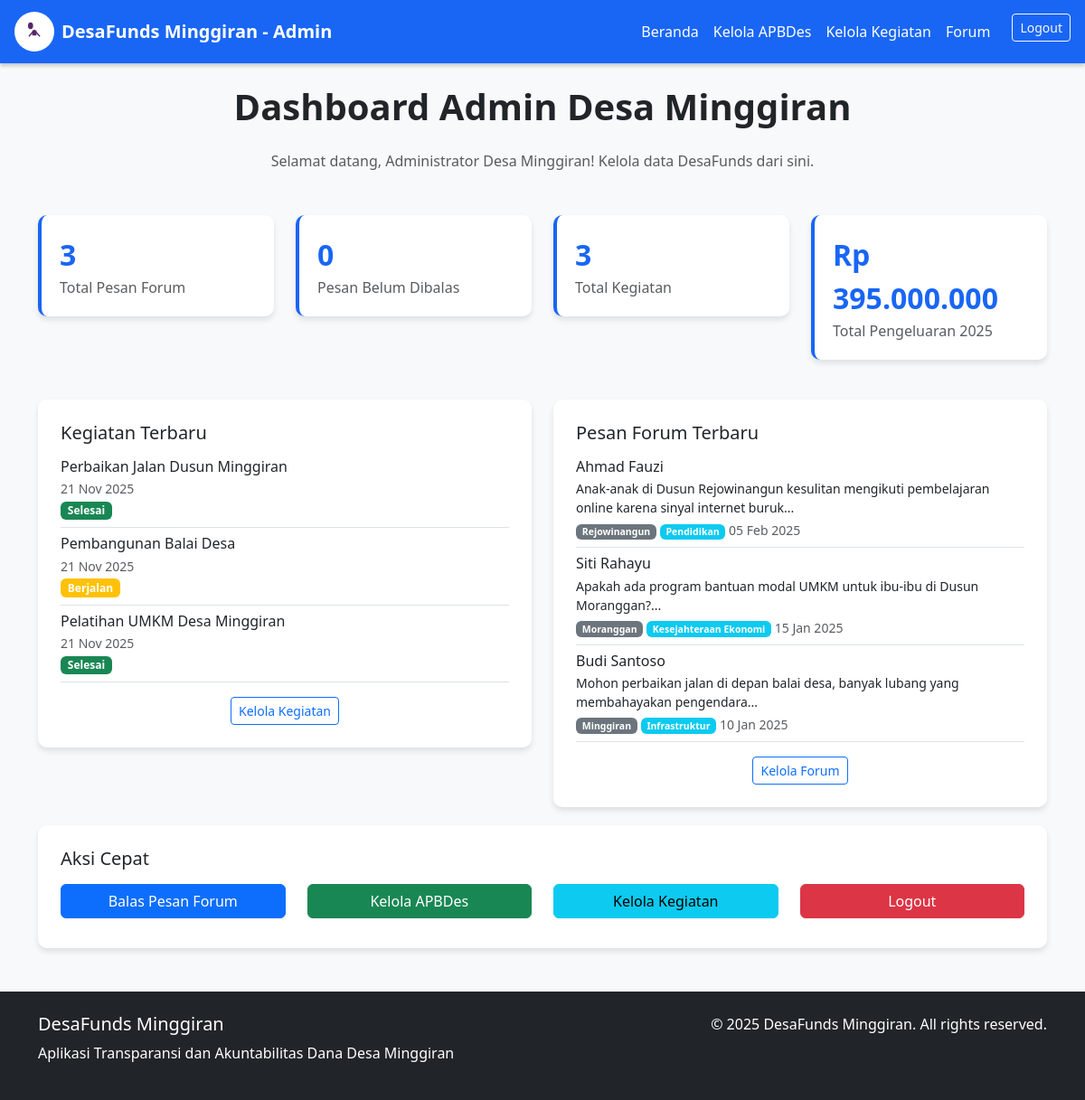
Screenshot of /dashboard.php?login_success=1 (signed in) with the database file from the repository.
### tables this page shows
CREATE TABLE IF NOT EXISTS kegiatan (
    id INT AUTO_INCREMENT PRIMARY KEY,
    pengeluaran_id INT NOT NULL,
    nama_kegiatan VARCHAR(255) NOT NULL,
    deskripsi TEXT NOT NULL,
    lokasi VARCHAR(255) NOT NULL,
    tanggal_mulai DATE NOT NULL,
    tanggal_selesai DATE NULL,
    anggaran DECIMAL(15,2) NOT NULL,
    realisasi DECIMAL(15,2) NOT NULL DEFAULT 0,
    sisa_anggaran DECIMAL(15,2) NOT NULL,
    status ENUM('rencana', 'berjalan', 'selesai') DEFAULT 'rencana',
    dokumentasi TEXT,
    created_at TIMESTAMP DEFAULT CURRENT_TIMESTAMP,
    FOREIGN KEY (pengeluaran_id) REFERENCES pengeluaran(id) ON DELETE CASCADE
);

CREATE TABLE IF NOT EXISTS forum_posts (
    id INT AUTO_INCREMENT PRIMARY KEY,
    dusun_id INT NOT NULL,
    kategori_id INT NOT NULL,
    nama VARCHAR(100) NOT NULL,
    pesan TEXT NOT NULL,
    admin_reply TEXT NULL,
    created_at TIMESTAMP DEFAULT CURRENT_TIMESTAMP,
    is_admin_post BOOLEAN DEFAULT FALSE,
    FOREIGN KEY (dusun_id) REFERENCES dusun(id),
    FOREIGN KEY (kategori_id) REFERENCES kategori_forum(id)
);

CREATE TABLE IF NOT EXISTS dusun (
    id INT AUTO_INCREMENT PRIMARY KEY,
    nama_dusun VARCHAR(100) NOT NULL UNIQUE
);

CREATE TABLE IF NOT EXISTS kategori_forum (
    id INT AUTO_INCREMENT PRIMARY KEY,
    nama_kategori VARCHAR(100) NOT NULL UNIQUE
);

### dashboard.php (the view, shortened to what this page needs)
<?php
require_once 'config.php';
try {
    $stmt = $pdo->prepare("SELECT COUNT(*) as total FROM forum_posts");
    $stmt->execute();
    $total_posts = $stmt->fetch()['total'];
    $stmt = $pdo->prepare("SELECT COUNT(*) as total FROM forum_posts WHERE admin_reply IS NULL OR admin_reply = ''");
    $stmt->execute();
    $unreplied_posts = $stmt->fetch()['total'];
    $stmt = $pdo->prepare("SELECT COUNT(*) as total FROM kegiatan");
    $stmt->execute();
    $total_kegiatan = $stmt->fetch()['total'];
    $stmt = $pdo->prepare("SELECT SUM(realisasi) as total FROM pengeluaran WHERE YEAR(tanggal) = 2025");
    $stmt->execute();
    $total_pengeluaran = $stmt->fetch()['total'];
    $stmt = $pdo->prepare("SELECT k.*, p.nama_kegiatan as nama_pengeluaran FROM kegiatan k JOIN pengeluaran p ON k.pengeluaran_id = p.id ORDER BY k.created_at DESC LIMIT 5");
    $stmt->execute();
    $kegiatan_terbaru = $stmt->fetchAll();
    $stmt = $pdo->prepare("SELECT fp.*, d.nama_dusun, kf.nama_kategori FROM forum_posts fp JOIN dusun d ON fp.dusun_id = d.id JOIN kategori_forum kf ON fp.kategori_id = kf.id ORDER BY fp.created_at DESC LIMIT 5");
    $stmt->execute();
    $posts_terbaru = $stmt->fetchAll();
} catch(PDOException $e) {
    $error = "Gagal memuat data dashboard: " . $e->getMessage();
}
?>
<!DOCTYPE html>
<html lang="id">
<head>
    <link href="https://cdn.jsdelivr.net/npm/bootstrap@5.3.0/dist/css/bootstrap.min.css" rel="stylesheet" />
</head>
<body class="bg-light">
    <nav class="navbar navbar-expand-md navbar-custom px-3">
        <a class="navbar-brand d-flex align-items-center fw-bold" href="index.php">
            <div style="width:44px;height:44px;background:#fff;border-radius:50%;display:flex;align-items:center;justify-content:center;margin-right:8px;">
            </div>
            DesaFunds Minggiran - Admin
        </a>
        <div class="collapse navbar-collapse" id="navMenu">
            <ul class="navbar-nav ms-auto mb-2 mb-md-0">
                <li class="nav-item"><a class="nav-link" href="index.php">Beranda</a></li>
                <li class="nav-item"><a class="nav-link" href="admin_apbdes.php">Kelola APBDes</a></li>
                <li class="nav-item"><a class="nav-link" href="admin_kegiatan.php">Kelola Kegiatan</a></li>
                <li class="nav-item"><a class="nav-link" href="forum.php">Forum</a></li>
                <li class="nav-item">
                    <a href="admin_logout.php" class="btn btn-outline-light btn-sm ms-3">Logout</a>
                </li>
            </ul>
        </div>
    </nav>
    <main class="container my-4">
        <h1 class="text-center mb-4 fw-bold">Dashboard Admin Desa Minggiran</h1>
        <p class="text-center text-muted mb-5">Selamat datang, <?php echo $_SESSION['admin_nama'] ?? 'Admin'; ?>! Kelola data DesaFunds dari sini.</p>
        <div class="row mb-4">
            <div class="col-md-3">
                <div class="stat-card">
                    <div class="stat-number"><?php echo $total_posts; ?></div>
                    <div class="text-muted">Total Pesan Forum</div>
                </div>
            </div>
            <div class="col-md-3">
                <div class="stat-card">
                    <div class="stat-number"><?php echo $unreplied_posts; ?></div>
                    <div class="text-muted">Pesan Belum Dibalas</div>
                </div>
            </div>
            <div class="col-md-3">
                <div class="stat-card">
                    <div class="stat-number"><?php echo $total_kegiatan; ?></div>
                    <div class="text-muted">Total Kegiatan</div>
                </div>
            </div>
            <div class="col-md-3">
                <div class="stat-card">
                    <div class="stat-number">Rp <?php echo number_format($total_pengeluaran ?? 0, 0, ',', '.'); ?></div>
                    <div class="text-muted">Total Pengeluaran 2025</div>
                </div>
            </div>
        </div>
        <div class="row">
            <div class="col-md-6">
                <div class="dashboard-section">
                    <h5 class="mb-3">Kegiatan Terbaru</h5>
                    <?php if (!empty($kegiatan_terbaru)): ?>
                        <?php foreach($kegiatan_terbaru as $kegiatan): ?>
                        <div class="border-bottom pb-2 mb-2">
                            <h6 class="mb-1"><?php echo htmlspecialchars($kegiatan['nama_kegiatan']); ?></h6>
                            <small class="text-muted d-block"><?php echo date('d M Y', strtotime($kegiatan['created_at'])); ?></small>
                            <span class="badge
                                <?php echo $kegiatan['status'] == 'selesai' ? 'bg-success' :
                                       ($kegiatan['status'] == 'berjalan' ? 'bg-warning' : 'bg-secondary'); ?>">
                                <?php echo ucfirst($kegiatan['status']); ?>
                            </span>
                        </div>
                        <?php endforeach; ?>
                    <?php else: ?>
                        <p class="text-muted">Belum ada kegiatan</p>
                    <?php endif; ?>
                    <div class="text-center mt-3">
                        <a href="admin_kegiatan.php" class="btn btn-outline-primary btn-sm">Kelola Kegiatan</a>
                    </div>
                </div>
            </div>
            <div class="col-md-6">
                <div class="dashboard-section">
                    <h5 class="mb-3">Pesan Forum Terbaru</h5>
                    <?php if (!empty($posts_terbaru)): ?>
                        <?php foreach($posts_terbaru as $post): ?>
                        <div class="border-bottom pb-2 mb-2">
                            <h6 class="mb-1"><?php echo htmlspecialchars($post['nama']); ?></h6>
                            <p class="mb-1 small"><?php echo substr(htmlspecialchars($post['pesan']), 0, 100); ?>...</p>
                            <small class="text-muted d-block">
                                <span class="badge bg-secondary"><?php echo htmlspecialchars($post['nama_dusun']); ?></span>
                                <span class="badge bg-info"><?php echo htmlspecialchars($post['nama_kategori']); ?></span>
                                <?php echo date('d M Y', strtotime($post['created_at'])); ?>
                            </small>
                        </div>
                        <?php endforeach; ?>
                    <?php else: ?>
                        <p class="text-muted">Belum ada pesan forum</p>
                    <?php endif; ?>
                    <div class="text-center mt-3">
                        <a href="forum.php" class="btn btn-outline-primary btn-sm">Kelola Forum</a>
                    </div>
                </div>
            </div>
        </div>
        <div class="dashboard-section">
            <h5 class="mb-3">Aksi Cepat</h5>
            <div class="row">
                <div class="col-md-3 mb-2">
                    <a href="forum.php" class="btn btn-primary w-100">
                        Balas Pesan Forum
                    </a>
                </div>
                <div class="col-md-3 mb-2">
                    <a href="admin_apbdes.php" class="btn btn-success w-100">
                        Kelola APBDes
                    </a>
                </div>
                <div class="col-md-3 mb-2">
                    <a href="admin_kegiatan.php" class="btn btn-info w-100">
                        Kelola Kegiatan
                    </a>
                </div>
                <div class="col-md-3 mb-2">
                    <a href="admin_logout.php" class="btn btn-danger w-100">
                        Logout
                    </a>
                </div>
            </div>
        </div>
    </main>
    <footer class="bg-dark text-white py-4 mt-5">
        <div class="container">
            <div class="row">
                <div class="col-md-6">
                    <h5>DesaFunds Minggiran</h5>
                    <p>Aplikasi Transparansi dan Akuntabilitas Dana Desa Minggiran</p>
                </div>
                <div class="col-md-6 text-end">
                    <p>&copy; 2025 DesaFunds Minggiran. All rights reserved.</p>
                </div>
            </div>
        </div>
    </footer>
</body>
</html>

### dashboard.php (style rules this page uses)
.navbar-custom { background-color: #1966f5; box-shadow: 0 3px 4px rgba(0, 0, 0, 0.2); }
.navbar-custom .navbar-brand, .navbar-custom .nav-link { color: white; user-select: none; }
.stat-card { background: white; border-radius: 10px; padding: 20px; box-shadow: 0 4px 6px rgba(0, 0, 0, 0.1); margin-bottom: 20px; border-left: 4px solid #1966f5; }
.stat-number { font-size: 2rem; font-weight: bold; color: #1966f5; }
.dashboard-section { background: white; border-radius: 10px; padding: 25px; box-shadow: 0 4px 6px rgba(0, 0, 0, 0.1); margin-bottom: 20px; }

### rows the page displays
kegiatan: nama_kegiatan "Perbaikan Jalan Dusun Minggiran", created_at "21 Nov 2025", status "Selesai"
kegiatan: nama_kegiatan "Pembangunan Balai Desa", created_at "21 Nov 2025", status "Berjalan"
kegiatan: nama_kegiatan "Pelatihan UMKM Desa Minggiran", created_at "21 Nov 2025", status "Selesai"
forum_posts: nama "Ahmad Fauzi", pesan "Anak-anak di Dusun Rejowinangun kesulitan mengikuti pembelajaran online karena sinyal internet buruk", dusun.nama_dusun "Rejowinangun", kategori.nama_kategori "Pendidikan", created_at "05 Feb 2025"
forum_posts: nama "Siti Rahayu", pesan "Apakah ada program bantuan modal UMKM untuk ibu-ibu di Dusun Moranggan?", dusun.nama_dusun "Moranggan", kategori.nama_kategori "Kesejahteraan Ekonomi", created_at "15 Jan 2025"
forum_posts: nama "Budi Santoso", pesan "Mohon perbaikan jalan di depan balai desa, banyak lubang yang membahayakan pengendara", dusun.nama_dusun "Minggiran", kategori.nama_kategori "Infrastruktur", created_at "10 Jan 2025"

### other values shown
$_SESSION['admin_nama'] "Administrator Desa Minggiran"
$total_posts "3"
$unreplied_posts "0"
$total_kegiatan "3"
$total_pengeluaran "395.000.000"
